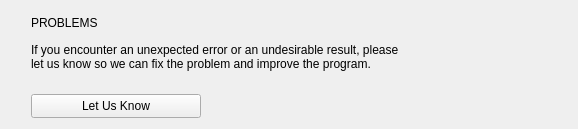
      <widget class="QWidget" name="page_3">
       <layout class="QGridLayout" name="gridLayout_3">
        <item row="0" column="0">
         <layout class="QHBoxLayout" name="horizontalLayout_8">
          <item>
           <layout class="QVBoxLayout" name="verticalLayout_3">
            <property name="leftMargin">
             <number>20</number>
            </property>
            <item>
             <widget class="QLabel" name="lbl_problems_header">
              <property name="minimumSize">
               <size>
                <width>380</width>
                <height>24</height>
               </size>
              </property>
              <property name="maximumSize">
               <size>
                <width>150</width>
                <height>24</height>
               </size>
              </property>
              <property name="text">
               <string>PROBLEMS</string>
              </property>
             </widget>
            </item>
            <item>
             <widget class="QLabel" name="lbl_problems_message">
              <property name="minimumSize">
               <size>
                <width>380</width>
                <height>32</height>
               </size>
              </property>
              <property name="maximumSize">
               <size>
                <width>340</width>
                <height>32</height>
               </size>
              </property>
              <property name="text">
               <string>If you encounter an unexpected error or an undesirable result, please let us know so we can fix the problem and improve the program.</string>
              </property>
              <property name="wordWrap">
               <bool>true</bool>
              </property>
             </widget>
            </item>
            <item>
             <spacer name="verticalSpacer_3">
              <property name="orientation">
               <enum>Qt::Vertical</enum>
              </property>
              <property name="sizeType">
               <enum>QSizePolicy::Fixed</enum>
              </property>
              <property name="sizeHint" stdset="0">
               <size>
                <width>20</width>
                <height>15</height>
               </size>
              </property>
             </spacer>
            </item>
            <item>
             <layout class="QHBoxLayout" name="horizontalLayout_9">
              <item>
               <widget class="QPushButton" name="btn_let_us_know">
                <property name="minimumSize">
                 <size>
                  <width>170</width>
                  <height>24</height>
                 </size>
                </property>
                <property name="maximumSize">
                 <size>
                  <width>170</width>
                  <height>24</height>
                 </size>
                </property>
                <property name="text">
                 <string>Let Us Know</string>
                </property>
               </widget>
              </item>
              <item>
               <spacer name="horizontalSpacer_11">
                <property name="orientation">
                 <enum>Qt::Horizontal</enum>
                </property>
                <property name="sizeHint" stdset="0">
                 <size>
                  <width>40</width>
                  <height>20</height>
                 </size>
                </property>
               </spacer>
              </item>
             </layout>
            </item>
           </layout>
          </item>
          <item>
           <widget class="QLabel" name="lbl_problems">
            <property name="minimumSize">
             <size>
              <width>150</width>
              <height>100</height>
             </size>
            </property>
            <property name="maximumSize">
             <size>
              <width>150</width>
              <height>100</height>
             </size>
            </property>
            <property name="text">
             <string/>
            </property>
            <property name="pixmap">
             <pixmap resource="../deneme.qrc">:/yeniÖnek/fifsot_icons/bug_1.png</pixmap>
            </property>
            <property name="scaledContents">
             <bool>true</bool>
            </property>
           </widget>
          </item>
         </layout>
        </item>
       </layout>
      </widget>
